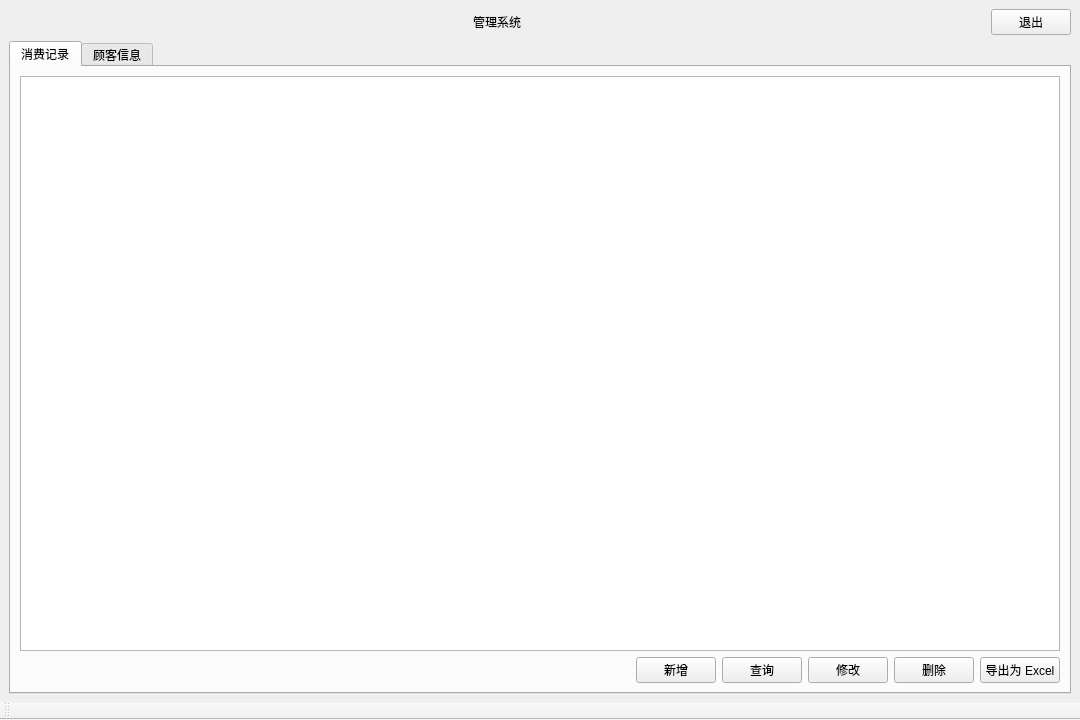
<?xml version="1.0" encoding="UTF-8"?>
<ui version="4.0">
 <class>MainWindow</class>
 <widget class="QMainWindow" name="MainWindow">
  <property name="geometry">
   <rect>
    <x>0</x>
    <y>0</y>
    <width>1080</width>
    <height>720</height>
   </rect>
  </property>
  <property name="minimumSize">
   <size>
    <width>1080</width>
    <height>720</height>
   </size>
  </property>
  <property name="windowTitle">
   <string>MainWindow</string>
  </property>
  <widget class="QWidget" name="centralwidget">
   <layout class="QGridLayout" name="gridLayout">
    <item row="0" column="0">
     <layout class="QHBoxLayout" name="horizontalLayout">
      <item>
       <spacer name="horizontalSpacer">
        <property name="orientation">
         <enum>Qt::Orientation::Horizontal</enum>
        </property>
        <property name="sizeHint" stdset="0">
         <size>
          <width>40</width>
          <height>20</height>
         </size>
        </property>
       </spacer>
      </item>
      <item>
       <widget class="QLabel" name="label">
        <property name="text">
         <string>管理系统</string>
        </property>
       </widget>
      </item>
      <item>
       <spacer name="horizontalSpacer_2">
        <property name="orientation">
         <enum>Qt::Orientation::Horizontal</enum>
        </property>
        <property name="sizeHint" stdset="0">
         <size>
          <width>40</width>
          <height>20</height>
         </size>
        </property>
       </spacer>
      </item>
      <item>
       <widget class="QPushButton" name="quitButton">
        <property name="maximumSize">
         <size>
          <width>100</width>
          <height>16777215</height>
         </size>
        </property>
        <property name="text">
         <string>退出</string>
        </property>
       </widget>
      </item>
     </layout>
    </item>
    <item row="1" column="0">
     <widget class="QTabWidget" name="tabWidget">
      <property name="currentIndex">
       <number>0</number>
      </property>
      <property name="movable">
       <bool>true</bool>
      </property>
      <widget class="QWidget" name="consumptionViewTab">
       <attribute name="title">
        <string>消费记录</string>
       </attribute>
       <layout class="QGridLayout" name="gridLayout_3">
        <item row="0" column="0">
         <widget class="QTableView" name="consumptionTableView"/>
        </item>
        <item row="1" column="0">
         <layout class="QHBoxLayout" name="horizontalLayout_3">
          <item>
           <spacer name="horizontalSpacer_4">
            <property name="orientation">
             <enum>Qt::Orientation::Horizontal</enum>
            </property>
            <property name="sizeHint" stdset="0">
             <size>
              <width>40</width>
              <height>20</height>
             </size>
            </property>
           </spacer>
          </item>
          <item>
           <widget class="QPushButton" name="cp_addButton">
            <property name="text">
             <string>新增</string>
            </property>
           </widget>
          </item>
          <item>
           <widget class="QPushButton" name="cp_searchButton">
            <property name="text">
             <string>查询</string>
            </property>
           </widget>
          </item>
          <item>
           <widget class="QPushButton" name="cp_updateButton_">
            <property name="text">
             <string>修改</string>
            </property>
           </widget>
          </item>
          <item>
           <widget class="QPushButton" name="cp_deleteButton">
            <property name="text">
             <string>删除</string>
            </property>
           </widget>
          </item>
          <item>
           <widget class="QPushButton" name="cp_exportButton">
            <property name="text">
             <string>导出为 Excel</string>
            </property>
           </widget>
          </item>
         </layout>
        </item>
       </layout>
      </widget>
      <widget class="QWidget" name="customerViewTab">
       <attribute name="title">
        <string>顾客信息</string>
       </attribute>
       <layout class="QGridLayout" name="gridLayout_2">
        <item row="0" column="0">
         <widget class="QTableView" name="customersTableView"/>
        </item>
        <item row="1" column="0">
         <layout class="QHBoxLayout" name="horizontalLayout_2">
          <item>
           <spacer name="horizontalSpacer_3">
            <property name="orientation">
             <enum>Qt::Orientation::Horizontal</enum>
            </property>
            <property name="sizeHint" stdset="0">
             <size>
              <width>40</width>
              <height>20</height>
             </size>
            </property>
           </spacer>
          </item>
          <item>
           <widget class="QPushButton" name="ct_addButton">
            <property name="text">
             <string>新增</string>
            </property>
           </widget>
          </item>
          <item>
           <widget class="QPushButton" name="ct_searchButton">
            <property name="text">
             <string>查询</string>
            </property>
           </widget>
          </item>
          <item>
           <widget class="QPushButton" name="ct_updateButton">
            <property name="text">
             <string>修改</string>
            </property>
           </widget>
          </item>
          <item>
           <widget class="QPushButton" name="ct_deleteButton">
            <property name="text">
             <string>删除</string>
            </property>
           </widget>
          </item>
          <item>
           <widget class="QPushButton" name="ct_exportButton">
            <property name="text">
             <string>导出为 Excel</string>
            </property>
           </widget>
          </item>
         </layout>
        </item>
       </layout>
      </widget>
     </widget>
    </item>
   </layout>
  </widget>
  <widget class="QToolBar" name="messageBar">
   <property name="windowTitle">
    <string>toolBar</string>
   </property>
   <attribute name="toolBarArea">
    <enum>BottomToolBarArea</enum>
   </attribute>
   <attribute name="toolBarBreak">
    <bool>false</bool>
   </attribute>
  </widget>
 </widget>
 <resources/>
 <connections/>
</ui>
